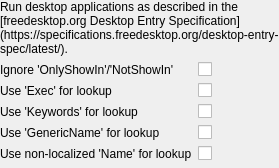
<?xml version="1.0" encoding="UTF-8"?>
<ui version="4.0">
 <class>ConfigWidget</class>
 <widget class="QWidget" name="ConfigWidget">
  <layout class="QVBoxLayout" name="verticallayout_2">
   <property name="leftMargin">
    <number>0</number>
   </property>
   <property name="topMargin">
    <number>0</number>
   </property>
   <property name="rightMargin">
    <number>0</number>
   </property>
   <property name="bottomMargin">
    <number>0</number>
   </property>
   <item>
    <widget class="QLabel" name="label">
     <property name="text">
      <string>Run desktop applications as described in the [freedesktop.org Desktop Entry Specification](https://specifications.freedesktop.org/desktop-entry-spec/latest/).</string>
     </property>
     <property name="textFormat">
      <enum>Qt::TextFormat::MarkdownText</enum>
     </property>
     <property name="wordWrap">
      <bool>true</bool>
     </property>
     <property name="openExternalLinks">
      <bool>true</bool>
     </property>
    </widget>
   </item>
   <item>
    <layout class="QFormLayout" name="formLayout">
     <item row="0" column="0">
      <widget class="QLabel" name="label_2">
       <property name="text">
        <string>Ignore 'OnlyShowIn'/'NotShowIn'</string>
       </property>
      </widget>
     </item>
     <item row="0" column="1">
      <widget class="QCheckBox" name="checkBox_ignoreShowInKeys">
       <property name="text">
        <string/>
       </property>
      </widget>
     </item>
     <item row="1" column="0">
      <widget class="QLabel" name="label_3">
       <property name="text">
        <string>Use 'Exec' for lookup</string>
       </property>
      </widget>
     </item>
     <item row="1" column="1">
      <widget class="QCheckBox" name="checkBox_useExec">
       <property name="text">
        <string/>
       </property>
      </widget>
     </item>
     <item row="2" column="0">
      <widget class="QLabel" name="label_4">
       <property name="text">
        <string>Use 'Keywords' for lookup</string>
       </property>
      </widget>
     </item>
     <item row="2" column="1">
      <widget class="QCheckBox" name="checkBox_useKeywords">
       <property name="text">
        <string/>
       </property>
      </widget>
     </item>
     <item row="3" column="0">
      <widget class="QLabel" name="label_5">
       <property name="text">
        <string>Use 'GenericName' for lookup</string>
       </property>
      </widget>
     </item>
     <item row="3" column="1">
      <widget class="QCheckBox" name="checkBox_useGenericName">
       <property name="text">
        <string/>
       </property>
      </widget>
     </item>
     <item row="4" column="0">
      <widget class="QLabel" name="label_6">
       <property name="text">
        <string>Use non-localized 'Name' for lookup</string>
       </property>
      </widget>
     </item>
     <item row="4" column="1">
      <widget class="QCheckBox" name="checkBox_useNonLocalizedName">
       <property name="text">
        <string/>
       </property>
      </widget>
     </item>
    </layout>
   </item>
   <item>
    <spacer name="verticalSpacer">
     <property name="orientation">
      <enum>Qt::Orientation::Vertical</enum>
     </property>
    </spacer>
   </item>
  </layout>
 </widget>
 <resources/>
 <connections/>
</ui>
